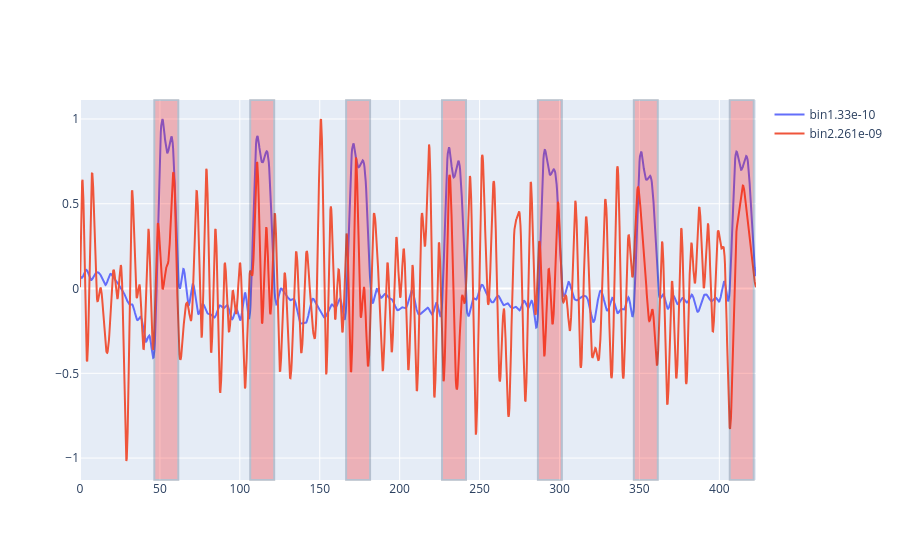

The notebook cell saved with this chart:
### Code cell
sub_df = plotDF.loc[plot_grps.groups[('06', 753, 8)]].copy()

gates = np.array(sub_df['Classifier'].unique())
filt_df =sub_df[ sub_df['Classifier'].isin(gates[[0,8]])]
#gates[[0,4,9,14,19,24]]

#fig, ax = plt.subplots()
fig = go.Figure()
gate_grp = filt_df.groupby('Classifier')
for gate, df in gate_grp:
    print(gate)
    data = d_filt[df.index]
    avg = np.nanmean(data, axis=0)
    avg_nrm = avg / np.max(avg)
    fig.add_trace(go.Scatter(x = time, y = avg_nrm, name = gate))

[fig.add_vrect(xmin,xmax, fillcolor = 'red', opacity =0.25) for xmin,xmax in stim_pairs]
fig.show()

### Figure 1 — Plotly figure (JSON) as saved in the notebook; plotly's stock layout.template omitted (floating-point values rounded to 4 significant figures; data arrays with more than 128 entries replaced by an {"elided": "..."} marker saying what was removed)
{"data": [{"name": "bin1.33e-10", "x": {"elided": "1591 float values"}, "y": {"elided": "1591 float values"}, "type": "scatter"}, {"name": "bin2.261e-09", "x": {"elided": "1591 float values"}, "y": {"elided": "1591 float values"}, "type": "scatter"}], "layout": {"shapes": [{"fillcolor": "red", "opacity": 0.25, "type": "rect", "x0": 46.5, "x1": 61.49, "xref": "x", "y0": 0, "y1": 1, "yref": "y domain"}, {"fillcolor": "red", "opacity": 0.25, "type": "rect", "x0": 106.5, "x1": 121.5, "xref": "x", "y0": 0, "y1": 1, "yref": "y domain"}, {"fillcolor": "red", "opacity": 0.25, "type": "rect", "x0": 166.5, "x1": 181.5, "xref": "x", "y0": 0, "y1": 1, "yref": "y domain"}, {"fillcolor": "red", "opacity": 0.25, "type": "rect", "x0": 226.5, "x1": 241.5, "xref": "x", "y0": 0, "y1": 1, "yref": "y domain"}, {"fillcolor": "red", "opacity": 0.25, "type": "rect", "x0": 286.5, "x1": 301.5, "xref": "x", "y0": 0, "y1": 1, "yref": "y domain"}, {"fillcolor": "red", "opacity": 0.25, "type": "rect", "x0": 346.5, "x1": 361.5, "xref": "x", "y0": 0, "y1": 1, "yref": "y domain"}, {"fillcolor": "red", "opacity": 0.25, "type": "rect", "x0": 406.5, "x1": 421.5, "xref": "x", "y0": 0, "y1": 1, "yref": "y domain"}]}}
